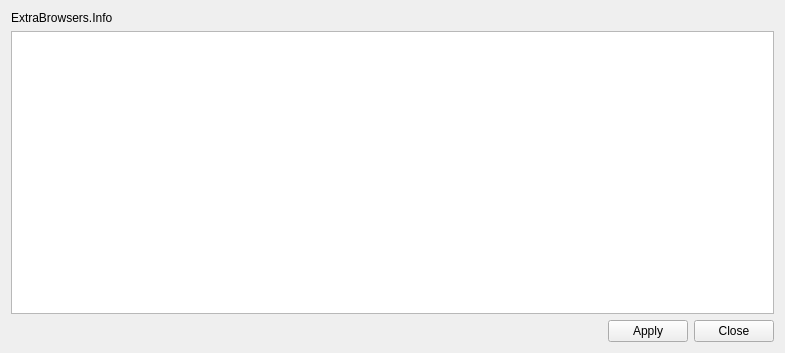
<?xml version="1.0" encoding="UTF-8"?>
<ui version="4.0">
 <class>OBSExtraBrowsers</class>
 <widget class="QWidget" name="OBSExtraBrowsers">
  <property name="geometry">
   <rect>
    <x>0</x>
    <y>0</y>
    <width>785</width>
    <height>353</height>
   </rect>
  </property>
  <property name="windowTitle">
   <string>ExtraBrowsers</string>
  </property>
  <layout class="QVBoxLayout" name="verticalLayout">
   <item>
    <widget class="QLabel" name="label">
     <property name="text">
      <string>ExtraBrowsers.Info</string>
     </property>
     <property name="wordWrap">
      <bool>true</bool>
     </property>
    </widget>
   </item>
   <item>
    <widget class="QTableView" name="table">
     <property name="selectionMode">
      <enum>QAbstractItemView::NoSelection</enum>
     </property>
     <attribute name="horizontalHeaderDefaultSectionSize">
      <number>23</number>
     </attribute>
     <attribute name="horizontalHeaderMinimumSectionSize">
      <number>23</number>
     </attribute>
     <attribute name="verticalHeaderVisible">
      <bool>false</bool>
     </attribute>
     <attribute name="verticalHeaderDefaultSectionSize">
      <number>23</number>
     </attribute>
    </widget>
   </item>
   <item>
    <layout class="QHBoxLayout" name="horizontalLayout">
     <item>
      <spacer name="horizontalSpacer">
       <property name="orientation">
        <enum>Qt::Horizontal</enum>
       </property>
       <property name="sizeHint" stdset="0">
        <size>
         <width>40</width>
         <height>20</height>
        </size>
       </property>
      </spacer>
     </item>
     <item>
      <widget class="QPushButton" name="apply">
       <property name="text">
        <string>Apply</string>
       </property>
      </widget>
     </item>
     <item>
      <widget class="QPushButton" name="close">
       <property name="text">
        <string>Close</string>
       </property>
      </widget>
     </item>
    </layout>
   </item>
  </layout>
 </widget>
 <resources/>
 <connections>
  <connection>
   <sender>close</sender>
   <signal>clicked()</signal>
   <receiver>OBSExtraBrowsers</receiver>
   <slot>close()</slot>
   <hints>
    <hint type="sourcelabel">
     <x>520</x>
     <y>286</y>
    </hint>
    <hint type="destinationlabel">
     <x>435</x>
     <y>-19</y>
    </hint>
   </hints>
  </connection>
 </connections>
</ui>
